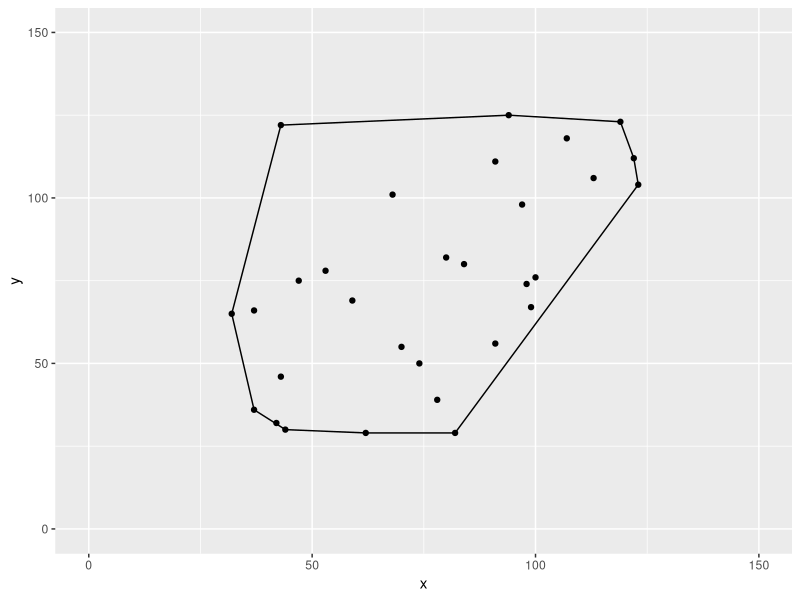

The R source for this figure:
library(magrittr)
library(ggplot2)
# clear objects
rm(list = ls())
pts = list()
length(pts) = 30 

rnd = function() {
  # random number in specified range
  sample(25:125, 1)
}

generate_rand_2vecs = function(pts) {
  for (i in 1:length(pts)) {
    pts[[i]] = c(rnd(), rnd()) %>% matrix
  }
  pts
}
pts = generate_rand_2vecs(pts)
df = data.frame(data = pts)
# remove any duplicate points, which will break the algo
df = df[!duplicated(df),]
df = df %>% t
rownames(df) = 1:length(df[,1])
colnames(df) = c("x", "y")
rm(pts)
print(df)
df = data.frame(df)


selectV2 = function(df, i) {
  df[i, ] %>% t %>% as.vector(.,mode="double")
}
norm_vec <- function(x) { sqrt(sum(x^2)) }
deg2rad = function(x) {
  x * pi / 180.0 
}
rad2deg = function(x) {
  x * 180.0 / pi 
}
rotMat = function(ang) {
  # create clockwise rotation matrix given an angle in degrees
  # 1st convert degrees to radians
  ang = deg2rad(ang)
  # since the below is a counterclockwise rotation matrix,
  # convert to angle from ccw to cw
  ang = 2 * pi - ang
  res = matrix(c(cos(ang), -sin(ang), sin(ang),
                 cos(ang)), ncol = 2, byrow = TRUE)
  return(res)
}
sort.less.than = function(df) {
  #return(df[order(df$x,df$y),])
  df = df[order(df$y,decreasing = TRUE),]
  df = df[order(df$x,decreasing = FALSE),]
  return(df)
  #return(df[order(df$x,df$y),])
}
sort.greater.than = function(pts) {
  df = df[order(df$y, decreasing = FALSE),]
  df = df[order(df$x, decreasing = TRUE),]
  return(df)
  #return(df[order(df$x,df$y,decreasing = TRUE),])
}
angle.formed = function(a,b,c) {
  # angle in degrees formed by three 2-vectors
  stopifnot(length(a) == 2 && typeof(a) == "double")   
  stopifnot(length(b) == 2 && typeof(b) == "double")   
  stopifnot(length(c) == 2 && typeof(c) == "double")   
  ba = (a - b) %>% as.matrix
  bc = (c - b) %>% as.matrix
  dp = crossprod(ba,bc) 
  angRad = acos(dp / norm_vec(ba) / norm_vec(bc))
  return(angRad %>% rad2deg)
}
is.left.turn = function(a,b,c) {
  stopifnot(length(a) == 2 && typeof(a) == "double")   
  stopifnot(length(b) == 2 && typeof(b) == "double")   
  stopifnot(length(c) == 2 && typeof(c) == "double")   
  ab = b - a
  rotated = rotMat(90) %*% ab
  d = rotated + b
  angformed = angle.formed(d,b,c)
  if(is.nan(angformed)) return(TRUE)
  return(angformed > 90.0)
}
add.pt = function(df, soln, currIndex) {
  rbind(soln, selectV2(df,currIndex)) 
}

solve.convex.hull = function(upper=TRUE) {
  soln = matrix(ncol=2,nrow=0)
  # sort by decreasing to create the top of the hull
  if (upper==TRUE){
  df = sort.less.than(df)
  } else {
  df = sort.greater.than(df)
  }
  # add first two points
  for(i in 1:2) { soln = add.pt(df, soln,i) }
  # keep track of the next point from the sorted set to add to
  # the solution.
  curridx = 3
  
  
  # solve top of hull
  # add a point
  # check if left turn
  # if left turn, remove 2nd to last point in soln
  while (curridx <= length(df[, 1])) {
    soln = add.pt(df, soln, curridx)
    # Remove 2nd to last point if a left hand turn is 
    # formed by the last 3 points in the solution.
    # Continue removing until either they form a right hand turn
    # or there are only 2 points in the solution.
    while (1) {
      lenSoln = length(soln[, 1])
      if (lenSoln < 3) break
      removeFlag=FALSE
      removeFlag = is.left.turn(soln[lenSoln - 2, ],
                                soln[lenSoln - 1, ],
                                soln[lenSoln - 0, ])
      if (removeFlag == FALSE) break;
        # remove 2nd to last point
        soln = soln[-(lenSoln - 1), ]
    }
    curridx = curridx + 1
  }
  colnames(soln) = c("x", "y")
  data.frame(soln)
}



test.convex.hull = function() {
  soln = matrix(ncol=2,nrow=0)
  a = c(1,2); b = c(2,3.5); c = c(1.5,4.5);
  soln = rbind(soln,a)
  soln = rbind(soln,b)
  soln = rbind(soln,c)
  angle.formed(soln[1,],soln[2,],soln[3,])
  is.left.turn(soln[1,],soln[2,],soln[3,])
  
  soln
  lenSoln = length(soln[,1])
  data.frame(soln)
}

#test.convex.hull()
soln.upper = solve.convex.hull(upper=TRUE)
soln.lower = solve.convex.hull(upper=FALSE)

cols = c("blue" = "blue")
# plotting the result
ggplot() +
  layer(
    data = df,
    mapping = aes(x = x, y = y),
    stat = "identity",
    position = "identity",
    geom = "point"
  ) +
  xlim(c(0, 150)) +
  ylim(c(0, 150)) + 
  layer(
    data = soln.upper, 
    stat = "identity",
    position = "identity",
    geom = "path",
    mapping = aes(x = x, y = y),
  ) + 
  layer(
    data = soln.lower, 
    mapping = aes(x = x, y = y),
    stat = "identity",
    position = "identity",
    geom = c("path")
  ) 
